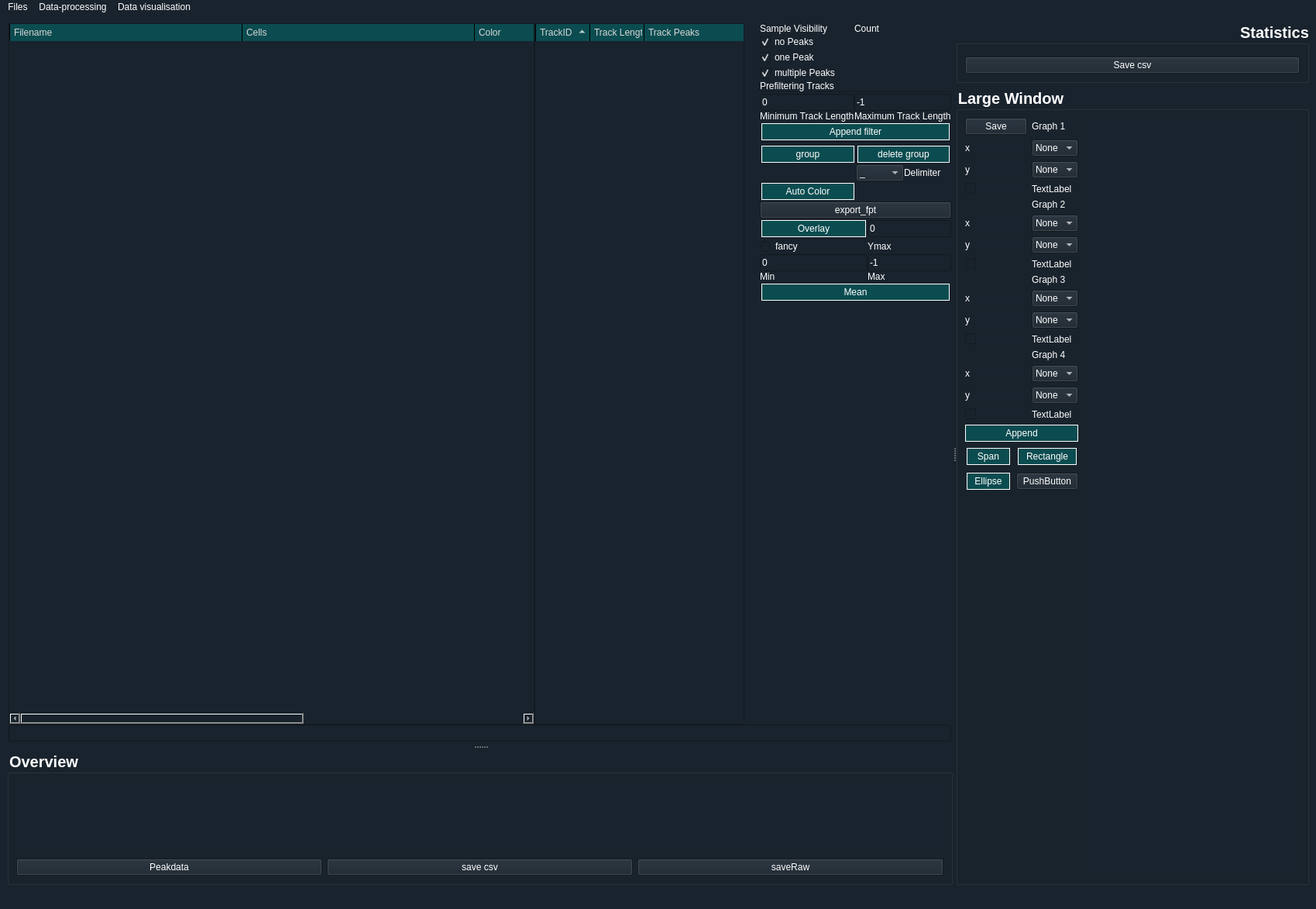
<?xml version="1.0" encoding="UTF-8"?>
<ui version="4.0">
 <class>MainWindow</class>
 <widget class="QMainWindow" name="MainWindow">
  <property name="geometry">
   <rect>
    <x>0</x>
    <y>0</y>
    <width>1699</width>
    <height>1173</height>
   </rect>
  </property>
  <property name="sizePolicy">
   <sizepolicy hsizetype="Expanding" vsizetype="Maximum">
    <horstretch>0</horstretch>
    <verstretch>0</verstretch>
   </sizepolicy>
  </property>
  <property name="windowTitle">
   <string>MainWindow</string>
  </property>
  <property name="styleSheet">
   <string notr="true">background-color: rgb(25, 35, 45); color: rgb(255,255,255);</string>
  </property>
  <widget class="QWidget" name="centralwidget">
   <property name="styleSheet">
    <string notr="true">background-color: rgb(25, 35, 45)&lt;;</string>
   </property>
   <layout class="QHBoxLayout" name="horizontalLayout">
    <item>
     <widget class="QSplitter" name="splitter_2">
      <property name="orientation">
       <enum>Qt::Horizontal</enum>
      </property>
      <widget class="QSplitter" name="splitter">
       <property name="baseSize">
        <size>
         <width>0</width>
         <height>0</height>
        </size>
       </property>
       <property name="autoFillBackground">
        <bool>false</bool>
       </property>
       <property name="styleSheet">
        <string notr="true">color: rgb(255,255,255);</string>
       </property>
       <property name="frameShape">
        <enum>QFrame::NoFrame</enum>
       </property>
       <property name="orientation">
        <enum>Qt::Vertical</enum>
       </property>
       <property name="opaqueResize">
        <bool>true</bool>
       </property>
       <property name="handleWidth">
        <number>10</number>
       </property>
       <property name="childrenCollapsible">
        <bool>true</bool>
       </property>
       <widget class="QFrame" name="frame_3">
        <property name="sizePolicy">
         <sizepolicy hsizetype="Preferred" vsizetype="Preferred">
          <horstretch>0</horstretch>
          <verstretch>1</verstretch>
         </sizepolicy>
        </property>
        <property name="baseSize">
         <size>
          <width>0</width>
          <height>200</height>
         </size>
        </property>
        <property name="font">
         <font>
          <family>MS Sans Serif</family>
          <pointsize>15</pointsize>
          <weight>75</weight>
          <bold>true</bold>
         </font>
        </property>
        <property name="styleSheet">
         <string notr="true"/>
        </property>
        <layout class="QVBoxLayout" name="verticalLayout_7" stretch="1,0">
         <property name="spacing">
          <number>0</number>
         </property>
         <property name="leftMargin">
          <number>2</number>
         </property>
         <property name="topMargin">
          <number>2</number>
         </property>
         <property name="rightMargin">
          <number>2</number>
         </property>
         <property name="bottomMargin">
          <number>2</number>
         </property>
         <item>
          <layout class="QHBoxLayout" name="horizontalLayout_2" stretch="5,2,0">
           <item>
            <widget class="QTreeWidget" name="fileTree">
             <property name="sizePolicy">
              <sizepolicy hsizetype="Expanding" vsizetype="Expanding">
               <horstretch>0</horstretch>
               <verstretch>1</verstretch>
              </sizepolicy>
             </property>
             <property name="minimumSize">
              <size>
               <width>0</width>
               <height>0</height>
              </size>
             </property>
             <property name="layoutDirection">
              <enum>Qt::LeftToRight</enum>
             </property>
             <property name="styleSheet">
              <string notr="true">QHeaderView::section {background-color: rgb(11, 76, 80);
color: rgb(215, 215, 215);
border-style: solid;
border-width:0px;
border-left-width: 1px;
padding: 2px;
padding-left: 5px;

}</string>
             </property>
             <property name="sizeAdjustPolicy">
              <enum>QAbstractScrollArea::AdjustToContents</enum>
             </property>
             <property name="editTriggers">
              <set>QAbstractItemView::DoubleClicked|QAbstractItemView::EditKeyPressed|QAbstractItemView::SelectedClicked</set>
             </property>
             <property name="selectionMode">
              <enum>QAbstractItemView::ExtendedSelection</enum>
             </property>
             <property name="itemsExpandable">
              <bool>true</bool>
             </property>
             <property name="headerHidden">
              <bool>false</bool>
             </property>
             <property name="columnCount">
              <number>4</number>
             </property>
             <attribute name="headerCascadingSectionResizes">
              <bool>false</bool>
             </attribute>
             <attribute name="headerMinimumSectionSize">
              <number>10</number>
             </attribute>
             <attribute name="headerDefaultSectionSize">
              <number>300</number>
             </attribute>
             <attribute name="headerShowSortIndicator" stdset="0">
              <bool>false</bool>
             </attribute>
             <attribute name="headerStretchLastSection">
              <bool>true</bool>
             </attribute>
             <column>
              <property name="text">
               <string>Filename</string>
              </property>
             </column>
             <column>
              <property name="text">
               <string>Cells</string>
              </property>
             </column>
             <column>
              <property name="text">
               <string>Color</string>
              </property>
             </column>
             <column>
              <property name="text">
               <string>Show</string>
              </property>
             </column>
            </widget>
           </item>
           <item>
            <widget class="QTreeWidget" name="cellTree">
             <property name="autoFillBackground">
              <bool>true</bool>
             </property>
             <property name="styleSheet">
              <string notr="true">QHeaderView::section {background-color: rgb(11, 76, 80);
color: rgb(215, 215, 215);
border-style: solid;
border-width:0px;
border-left-width: 1px;
padding: 2px;
padding-left: 5px;

}</string>
             </property>
             <property name="verticalScrollBarPolicy">
              <enum>Qt::ScrollBarAsNeeded</enum>
             </property>
             <property name="horizontalScrollBarPolicy">
              <enum>Qt::ScrollBarAlwaysOff</enum>
             </property>
             <property name="sizeAdjustPolicy">
              <enum>QAbstractScrollArea::AdjustToContents</enum>
             </property>
             <property name="autoScroll">
              <bool>true</bool>
             </property>
             <property name="sortingEnabled">
              <bool>true</bool>
             </property>
             <property name="columnCount">
              <number>3</number>
             </property>
             <attribute name="headerDefaultSectionSize">
              <number>70</number>
             </attribute>
             <column>
              <property name="text">
               <string>TrackID</string>
              </property>
             </column>
             <column>
              <property name="text">
               <string>Track Length</string>
              </property>
             </column>
             <column>
              <property name="text">
               <string>Track Peaks</string>
              </property>
             </column>
            </widget>
           </item>
           <item>
            <layout class="QGridLayout" name="gridLayout">
             <property name="sizeConstraint">
              <enum>QLayout::SetDefaultConstraint</enum>
             </property>
             <property name="leftMargin">
              <number>20</number>
             </property>
             <item row="7" column="0">
              <widget class="Line" name="line_3">
               <property name="orientation">
                <enum>Qt::Horizontal</enum>
               </property>
              </widget>
             </item>
             <item row="6" column="0">
              <widget class="QPushButton" name="filtertracklen_pushButton">
               <property name="styleSheet">
                <string notr="true">QPushButton:hover {
    background-color:rgb(17, 117, 122)

}
QPushButton:pressed {
    background-color:rgb(30, 208, 217)

}

QPushButton {
background-color:rgb(11, 76, 80);
border:1px solid white; 
padding:3px;
margin: 2px;

}</string>
               </property>
               <property name="text">
                <string>Append filter</string>
               </property>
              </widget>
             </item>
             <item row="9" column="0">
              <layout class="QGridLayout" name="gridLayout_4">
               <property name="sizeConstraint">
                <enum>QLayout::SetDefaultConstraint</enum>
               </property>
               <item row="2" column="1">
                <layout class="QHBoxLayout" name="horizontalLayout_3">
                 <property name="sizeConstraint">
                  <enum>QLayout::SetMinimumSize</enum>
                 </property>
                 <item>
                  <widget class="QComboBox" name="groupingDelimiter">
                   <item>
                    <property name="text">
                     <string>_</string>
                    </property>
                   </item>
                   <item>
                    <property name="text">
                     <string>,</string>
                    </property>
                   </item>
                   <item>
                    <property name="text">
                     <string>;</string>
                    </property>
                   </item>
                   <item>
                    <property name="text">
                     <string>-</string>
                    </property>
                   </item>
                  </widget>
                 </item>
                 <item>
                  <widget class="QLabel" name="label">
                   <property name="sizePolicy">
                    <sizepolicy hsizetype="Minimum" vsizetype="Preferred">
                     <horstretch>0</horstretch>
                     <verstretch>0</verstretch>
                    </sizepolicy>
                   </property>
                   <property name="text">
                    <string>Delimiter</string>
                   </property>
                  </widget>
                 </item>
                </layout>
               </item>
               <item row="0" column="0">
                <widget class="QPushButton" name="group_Button">
                 <property name="sizePolicy">
                  <sizepolicy hsizetype="Expanding" vsizetype="Minimum">
                   <horstretch>0</horstretch>
                   <verstretch>0</verstretch>
                  </sizepolicy>
                 </property>
                 <property name="styleSheet">
                  <string notr="true">QPushButton:hover {
    background-color:rgb(17, 117, 122)

}
QPushButton:pressed {
    background-color:rgb(30, 208, 217)

}

QPushButton {
background-color:rgb(11, 76, 80);
border:1px solid white; 
padding:3px;
margin: 2px;

}</string>
                 </property>
                 <property name="text">
                  <string>group</string>
                 </property>
                </widget>
               </item>
               <item row="2" column="0">
                <spacer name="horizontalSpacer">
                 <property name="orientation">
                  <enum>Qt::Horizontal</enum>
                 </property>
                 <property name="sizeHint" stdset="0">
                  <size>
                   <width>40</width>
                   <height>20</height>
                  </size>
                 </property>
                </spacer>
               </item>
               <item row="0" column="1">
                <widget class="QPushButton" name="removeGroup_Button">
                 <property name="sizePolicy">
                  <sizepolicy hsizetype="Expanding" vsizetype="Fixed">
                   <horstretch>0</horstretch>
                   <verstretch>0</verstretch>
                  </sizepolicy>
                 </property>
                 <property name="styleSheet">
                  <string notr="true">QPushButton:hover {
    background-color:rgb(17, 117, 122)

}
QPushButton:pressed {
    background-color:rgb(30, 208, 217)

}

QPushButton {
background-color:rgb(11, 76, 80);
border:1px solid white; 
padding:3px;
margin: 2px;

}</string>
                 </property>
                 <property name="text">
                  <string>delete group</string>
                 </property>
                </widget>
               </item>
               <item row="3" column="0">
                <widget class="QPushButton" name="autoColor_pushButton">
                 <property name="focusPolicy">
                  <enum>Qt::WheelFocus</enum>
                 </property>
                 <property name="autoFillBackground">
                  <bool>false</bool>
                 </property>
                 <property name="styleSheet">
                  <string notr="true">QPushButton:hover {
    background-color:rgb(17, 117, 122)

}
QPushButton:pressed {
    background-color:rgb(30, 208, 217)

}

QPushButton {
background-color:rgb(11, 76, 80);
border:1px solid white; 
padding:3px;
margin: 2px;

}</string>
                 </property>
                 <property name="text">
                  <string>Auto Color</string>
                 </property>
                 <property name="flat">
                  <bool>true</bool>
                 </property>
                </widget>
               </item>
              </layout>
             </item>
             <item row="12" column="0">
              <layout class="QGridLayout" name="gridLayout_3" columnstretch="1,0">
               <item row="4" column="0">
                <widget class="QLineEdit" name="lineEdit_overlayMinTimepoint">
                 <property name="text">
                  <string>0</string>
                 </property>
                </widget>
               </item>
               <item row="2" column="1">
                <widget class="QLineEdit" name="lineEdit_overlayYmax">
                 <property name="text">
                  <string>0</string>
                 </property>
                </widget>
               </item>
               <item row="3" column="0">
                <widget class="QRadioButton" name="radioButton_fancyOverlay">
                 <property name="text">
                  <string>fancy</string>
                 </property>
                </widget>
               </item>
               <item row="3" column="1">
                <widget class="QLabel" name="label_7">
                 <property name="text">
                  <string>Ymax</string>
                 </property>
                </widget>
               </item>
               <item row="4" column="1">
                <widget class="QLineEdit" name="lineEdit_overlayMaxTimepoint">
                 <property name="text">
                  <string>-1</string>
                 </property>
                </widget>
               </item>
               <item row="2" column="0">
                <widget class="QPushButton" name="overlay_Button">
                 <property name="styleSheet">
                  <string notr="true">QPushButton:hover {
    background-color:rgb(17, 117, 122)

}
QPushButton:pressed {
    background-color:rgb(30, 208, 217)

}

QPushButton {
background-color:rgb(11, 76, 80);
border:1px solid white; 
padding:3px;
margin: 2px;

}</string>
                 </property>
                 <property name="text">
                  <string>Overlay</string>
                 </property>
                </widget>
               </item>
               <item row="5" column="1">
                <widget class="QLabel" name="label_16">
                 <property name="text">
                  <string>Max</string>
                 </property>
                </widget>
               </item>
               <item row="5" column="0">
                <widget class="QLabel" name="label_17">
                 <property name="text">
                  <string>Min</string>
                 </property>
                </widget>
               </item>
              </layout>
             </item>
             <item row="11" column="0">
              <widget class="QPushButton" name="pushButton_exportProperty">
               <property name="text">
                <string>export_fpt</string>
               </property>
              </widget>
             </item>
             <item row="15" column="0">
              <widget class="QPushButton" name="mean_Button">
               <property name="styleSheet">
                <string notr="true">QPushButton:hover {
    background-color:rgb(17, 117, 122)

}
QPushButton:pressed {
    background-color:rgb(30, 208, 217)

}

QPushButton {
background-color:rgb(11, 76, 80);
border:1px solid white; 
padding:3px;
margin: 2px;

}</string>
               </property>
               <property name="text">
                <string>Mean</string>
               </property>
              </widget>
             </item>
             <item row="18" column="0">
              <spacer name="verticalSpacer">
               <property name="orientation">
                <enum>Qt::Vertical</enum>
               </property>
               <property name="sizeHint" stdset="0">
                <size>
                 <width>10</width>
                 <height>40</height>
                </size>
               </property>
              </spacer>
             </item>
             <item row="5" column="0">
              <layout class="QGridLayout" name="gridLayout_2">
               <property name="sizeConstraint">
                <enum>QLayout::SetDefaultConstraint</enum>
               </property>
               <item row="4" column="0">
                <widget class="QLabel" name="label_5">
                 <property name="text">
                  <string>Prefiltering Tracks</string>
                 </property>
                </widget>
               </item>
               <item row="1" column="0">
                <widget class="QCheckBox" name="noPeak_checkBox">
                 <property name="enabled">
                  <bool>false</bool>
                 </property>
                 <property name="text">
                  <string>no Peaks</string>
                 </property>
                 <property name="checked">
                  <bool>true</bool>
                 </property>
                </widget>
               </item>
               <item row="6" column="1">
                <widget class="QLineEdit" name="maxTracklen_QLine">
                 <property name="text">
                  <string>-1</string>
                 </property>
                </widget>
               </item>
               <item row="3" column="0">
                <widget class="QCheckBox" name="multiPeak_checkBox">
                 <property name="enabled">
                  <bool>false</bool>
                 </property>
                 <property name="text">
                  <string>multiple Peaks</string>
                 </property>
                 <property name="checked">
                  <bool>true</bool>
                 </property>
                </widget>
               </item>
               <item row="7" column="1">
                <widget class="QLabel" name="max_track_length_label">
                 <property name="text">
                  <string>Maximum Track Length</string>
                 </property>
                </widget>
               </item>
               <item row="7" column="0">
                <widget class="QLabel" name="Min_track_length_label">
                 <property name="text">
                  <string>Minimum Track Length</string>
                 </property>
                </widget>
               </item>
               <item row="0" column="0">
                <widget class="QLabel" name="sample_vis_label">
                 <property name="text">
                  <string>Sample Visibility</string>
                 </property>
                </widget>
               </item>
               <item row="0" column="1">
                <widget class="QLabel" name="Count_label">
                 <property name="text">
                  <string>Count</string>
                 </property>
                </widget>
               </item>
               <item row="6" column="0">
                <widget class="QLineEdit" name="minTracklen_QLine">
                 <property name="text">
                  <string>0</string>
                 </property>
                </widget>
               </item>
               <item row="2" column="0">
                <widget class="QCheckBox" name="onePeak_checkBox">
                 <property name="enabled">
                  <bool>false</bool>
                 </property>
                 <property name="text">
                  <string>one Peak</string>
                 </property>
                 <property name="checked">
                  <bool>true</bool>
                 </property>
                </widget>
               </item>
               <item row="5" column="0">
                <widget class="Line" name="line">
                 <property name="styleSheet">
                  <string notr="true">color: rgb(255,255,255);</string>
                 </property>
                 <property name="orientation">
                  <enum>Qt::Horizontal</enum>
                 </property>
                </widget>
               </item>
               <item row="5" column="1">
                <widget class="Line" name="line_2">
                 <property name="styleSheet">
                  <string notr="true">color: rgb(255,255,255);</string>
                 </property>
                 <property name="orientation">
                  <enum>Qt::Horizontal</enum>
                 </property>
                </widget>
               </item>
               <item row="1" column="1">
                <widget class="QLabel" name="noPeak_count_label">
                 <property name="text">
                  <string/>
                 </property>
                </widget>
               </item>
               <item row="2" column="1">
                <widget class="QLabel" name="onePeak_count_label">
                 <property name="text">
                  <string/>
                 </property>
                </widget>
               </item>
               <item row="3" column="1">
                <widget class="QLabel" name="multiPeak_count_label">
                 <property name="text">
                  <string/>
                 </property>
                </widget>
               </item>
              </layout>
             </item>
            </layout>
           </item>
          </layout>
         </item>
         <item>
          <widget class="QProgressBar" name="progressBar">
           <property name="enabled">
            <bool>true</bool>
           </property>
           <property name="styleSheet">
            <string notr="true">margin: 5px;
QProgressbar: {background-color: rgb(0,0,0);
}
</string>
           </property>
           <property name="value">
            <number>0</number>
           </property>
           <property name="textVisible">
            <bool>false</bool>
           </property>
           <property name="invertedAppearance">
            <bool>false</bool>
           </property>
           <property name="format">
            <string>%p%</string>
           </property>
          </widget>
         </item>
        </layout>
       </widget>
       <widget class="QGroupBox" name="groupBox_4">
        <property name="sizePolicy">
         <sizepolicy hsizetype="Preferred" vsizetype="Preferred">
          <horstretch>0</horstretch>
          <verstretch>1</verstretch>
         </sizepolicy>
        </property>
        <property name="font">
         <font>
          <family>MS Sans Serif</family>
          <pointsize>15</pointsize>
          <weight>75</weight>
          <bold>true</bold>
         </font>
        </property>
        <property name="autoFillBackground">
         <bool>false</bool>
        </property>
        <property name="styleSheet">
         <string notr="true">color: rgb(255,255,255);</string>
        </property>
        <property name="title">
         <string>Overview</string>
        </property>
        <layout class="QVBoxLayout" name="verticalLayout_4">
         <item>
          <widget class="MplWidget" name="MplWidget_overview" native="true">
           <property name="autoFillBackground">
            <bool>false</bool>
           </property>
          </widget>
         </item>
         <item>
          <layout class="QGridLayout" name="gridLayout_7">
           <item row="0" column="0">
            <widget class="QPushButton" name="button_changeFractionData">
             <property name="text">
              <string>Peakdata</string>
             </property>
            </widget>
           </item>
           <item row="0" column="1">
            <widget class="QPushButton" name="pushButton_saveCSV_overview">
             <property name="text">
              <string>save csv</string>
             </property>
            </widget>
           </item>
           <item row="0" column="2">
            <widget class="QPushButton" name="pushButton_saveRaw">
             <property name="text">
              <string>saveRaw</string>
             </property>
            </widget>
           </item>
          </layout>
         </item>
        </layout>
       </widget>
      </widget>
      <widget class="QWidget" name="layoutWidget">
       <layout class="QVBoxLayout" name="verticalLayout">
        <property name="sizeConstraint">
         <enum>QLayout::SetMaximumSize</enum>
        </property>
        <item>
         <widget class="QGroupBox" name="groupBox_2">
          <property name="enabled">
           <bool>true</bool>
          </property>
          <property name="sizePolicy">
           <sizepolicy hsizetype="Preferred" vsizetype="Preferred">
            <horstretch>0</horstretch>
            <verstretch>0</verstretch>
           </sizepolicy>
          </property>
          <property name="baseSize">
           <size>
            <width>0</width>
            <height>200</height>
           </size>
          </property>
          <property name="font">
           <font>
            <family>MS Sans Serif</family>
            <pointsize>15</pointsize>
            <weight>75</weight>
            <bold>true</bold>
           </font>
          </property>
          <property name="styleSheet">
           <string notr="true">color: rgb(255,255,255); </string>
          </property>
          <property name="title">
           <string>Statistics</string>
          </property>
          <property name="alignment">
           <set>Qt::AlignRight|Qt::AlignTrailing|Qt::AlignVCenter</set>
          </property>
          <layout class="QVBoxLayout" name="verticalLayout_2">
           <item>
            <widget class="MplWidget" name="MplWidget_GateResults" native="true"/>
           </item>
           <item>
            <widget class="QPushButton" name="pushButton_saveCSV_stats">
             <property name="text">
              <string>Save csv</string>
             </property>
            </widget>
           </item>
          </layout>
         </widget>
        </item>
        <item>
         <widget class="QGroupBox" name="groupBox">
          <property name="sizePolicy">
           <sizepolicy hsizetype="Expanding" vsizetype="Preferred">
            <horstretch>0</horstretch>
            <verstretch>0</verstretch>
           </sizepolicy>
          </property>
          <property name="font">
           <font>
            <family>MS Sans Serif</family>
            <pointsize>15</pointsize>
            <weight>75</weight>
            <bold>true</bold>
            <stylestrategy>PreferAntialias</stylestrategy>
           </font>
          </property>
          <property name="styleSheet">
           <string notr="true">color: rgb(255,255,255);</string>
          </property>
          <property name="title">
           <string>Large Window</string>
          </property>
          <layout class="QHBoxLayout" name="horizontalLayout_5" stretch="0,1">
           <item>
            <layout class="QVBoxLayout" name="verticalLayout_5">
             <item>
              <layout class="QGridLayout" name="gridLayout_5">
               <item row="9" column="0">
                <widget class="QLabel" name="label_3">
                 <property name="text">
                  <string>y</string>
                 </property>
                 <property name="scaledContents">
                  <bool>true</bool>
                 </property>
                </widget>
               </item>
               <item row="9" column="1">
                <widget class="QComboBox" name="stats2_y">
                 <property name="sizeAdjustPolicy">
                  <enum>QComboBox::AdjustToContents</enum>
                 </property>
                 <item>
                  <property name="text">
                   <string>None</string>
                  </property>
                 </item>
                 <item>
                  <property name="text">
                   <string>hist</string>
                  </property>
                 </item>
                </widget>
               </item>
               <item row="17" column="0">
                <widget class="QLabel" name="label_14">
                 <property name="text">
                  <string>x</string>
                 </property>
                 <property name="scaledContents">
                  <bool>true</bool>
                 </property>
                </widget>
               </item>
               <item row="5" column="1">
                <widget class="QLabel" name="label_9">
                 <property name="text">
                  <string>Graph 2</string>
                 </property>
                </widget>
               </item>
               <item row="19" column="1">
                <widget class="QLabel" name="textLabel_g4">
                 <property name="text">
                  <string>TextLabel</string>
                 </property>
                </widget>
               </item>
               <item row="12" column="1">
                <widget class="QComboBox" name="stats3_x">
                 <property name="sizeAdjustPolicy">
                  <enum>QComboBox::AdjustToContents</enum>
                 </property>
                 <item>
                  <property name="text">
                   <string>None</string>
                  </property>
                 </item>
                </widget>
               </item>
               <item row="12" column="0">
                <widget class="QLabel" name="label_12">
                 <property name="text">
                  <string>x</string>
                 </property>
                 <property name="scaledContents">
                  <bool>true</bool>
                 </property>
                </widget>
               </item>
               <item row="17" column="1">
                <widget class="QComboBox" name="stats4_x">
                 <property name="sizeAdjustPolicy">
                  <enum>QComboBox::AdjustToContents</enum>
                 </property>
                 <item>
                  <property name="text">
                   <string>None</string>
                  </property>
                 </item>
                </widget>
               </item>
               <item row="1" column="1">
                <widget class="QComboBox" name="stats1_x">
                 <property name="sizeAdjustPolicy">
                  <enum>QComboBox::AdjustToContents</enum>
                 </property>
                 <item>
                  <property name="text">
                   <string>None</string>
                  </property>
                 </item>
                </widget>
               </item>
               <item row="15" column="1">
                <widget class="QLabel" name="textLabel_g3">
                 <property name="text">
                  <string>TextLabel</string>
                 </property>
                </widget>
               </item>
               <item row="1" column="0">
                <widget class="QLabel" name="label_8">
                 <property name="text">
                  <string>x</string>
                 </property>
                 <property name="scaledContents">
                  <bool>true</bool>
                 </property>
                </widget>
               </item>
               <item row="3" column="0">
                <widget class="QLabel" name="label_6">
                 <property name="text">
                  <string>y</string>
                 </property>
                </widget>
               </item>
               <item row="11" column="1">
                <widget class="QLabel" name="label_10">
                 <property name="text">
                  <string>Graph 3</string>
                 </property>
                </widget>
               </item>
               <item row="13" column="0">
                <widget class="QLabel" name="label_11">
                 <property name="text">
                  <string>y</string>
                 </property>
                 <property name="scaledContents">
                  <bool>true</bool>
                 </property>
                </widget>
               </item>
               <item row="7" column="1">
                <widget class="QComboBox" name="stats2_x">
                 <property name="sizePolicy">
                  <sizepolicy hsizetype="Expanding" vsizetype="Fixed">
                   <horstretch>0</horstretch>
                   <verstretch>0</verstretch>
                  </sizepolicy>
                 </property>
                 <property name="sizeAdjustPolicy">
                  <enum>QComboBox::AdjustToContents</enum>
                 </property>
                 <item>
                  <property name="text">
                   <string>None</string>
                  </property>
                 </item>
                </widget>
               </item>
               <item row="15" column="0">
                <widget class="QCheckBox" name="checkBox_useAll_g3">
                 <property name="text">
                  <string/>
                 </property>
                 <property name="tristate">
                  <bool>true</bool>
                 </property>
                </widget>
               </item>
               <item row="13" column="1">
                <widget class="QComboBox" name="stats3_y">
                 <property name="sizeAdjustPolicy">
                  <enum>QComboBox::AdjustToContents</enum>
                 </property>
                 <item>
                  <property name="text">
                   <string>None</string>
                  </property>
                 </item>
                 <item>
                  <property name="text">
                   <string>hist</string>
                  </property>
                 </item>
                </widget>
               </item>
               <item row="10" column="1">
                <widget class="QLabel" name="textLabel_g2">
                 <property name="text">
                  <string>TextLabel</string>
                 </property>
                </widget>
               </item>
               <item row="19" column="0">
                <widget class="QCheckBox" name="checkBox_useAll_g4">
                 <property name="text">
                  <string/>
                 </property>
                 <property name="tristate">
                  <bool>true</bool>
                 </property>
                </widget>
               </item>
               <item row="18" column="1">
                <widget class="QComboBox" name="stats4_y">
                 <property name="sizeAdjustPolicy">
                  <enum>QComboBox::AdjustToContents</enum>
                 </property>
                 <item>
                  <property name="text">
                   <string>None</string>
                  </property>
                 </item>
                 <item>
                  <property name="text">
                   <string>hist</string>
                  </property>
                 </item>
                </widget>
               </item>
               <item row="0" column="1">
                <widget class="QLabel" name="label_4">
                 <property name="text">
                  <string>Graph 1</string>
                 </property>
                </widget>
               </item>
               <item row="3" column="1">
                <widget class="QComboBox" name="stats1_y">
                 <property name="sizePolicy">
                  <sizepolicy hsizetype="Expanding" vsizetype="Fixed">
                   <horstretch>0</horstretch>
                   <verstretch>0</verstretch>
                  </sizepolicy>
                 </property>
                 <property name="sizeAdjustPolicy">
                  <enum>QComboBox::AdjustToContents</enum>
                 </property>
                 <item>
                  <property name="text">
                   <string>None</string>
                  </property>
                 </item>
                 <item>
                  <property name="text">
                   <string>hist</string>
                  </property>
                 </item>
                </widget>
               </item>
               <item row="7" column="0">
                <widget class="QLabel" name="label_2">
                 <property name="text">
                  <string>x</string>
                 </property>
                 <property name="scaledContents">
                  <bool>true</bool>
                 </property>
                </widget>
               </item>
               <item row="18" column="0">
                <widget class="QLabel" name="label_15">
                 <property name="text">
                  <string>y</string>
                 </property>
                 <property name="scaledContents">
                  <bool>true</bool>
                 </property>
                </widget>
               </item>
               <item row="16" column="1">
                <widget class="QLabel" name="label_13">
                 <property name="text">
                  <string>Graph 4</string>
                 </property>
                </widget>
               </item>
               <item row="10" column="0">
                <widget class="QCheckBox" name="checkBox_useAll_g2">
                 <property name="text">
                  <string/>
                 </property>
                 <property name="tristate">
                  <bool>true</bool>
                 </property>
                </widget>
               </item>
               <item row="4" column="1">
                <widget class="QLabel" name="textLabel_g1">
                 <property name="text">
                  <string>TextLabel</string>
                 </property>
                </widget>
               </item>
               <item row="4" column="0">
                <widget class="QCheckBox" name="checkBox_useAll_g1">
                 <property name="text">
                  <string/>
                 </property>
                 <property name="tristate">
                  <bool>true</bool>
                 </property>
                </widget>
               </item>
               <item row="0" column="0">
                <widget class="QPushButton" name="pushButton_saveDataG1">
                 <property name="text">
                  <string>Save</string>
                 </property>
                </widget>
               </item>
              </layout>
             </item>
             <item>
              <widget class="QPushButton" name="statsAppend_Button">
               <property name="styleSheet">
                <string notr="true">QPushButton:hover {
    background-color:rgb(17, 117, 122)

}
QPushButton:pressed {
    background-color:rgb(30, 208, 217)

}

QPushButton {
background-color:rgb(11, 76, 80);
border:1px solid white; 
padding:3px;

}</string>
               </property>
               <property name="text">
                <string>Append</string>
               </property>
              </widget>
             </item>
             <item>
              <layout class="QGridLayout" name="gridLayout_6" rowstretch="0,0" columnstretch="1,0">
               <item row="0" column="0">
                <widget class="QPushButton" name="spanSelector_pushButton">
                 <property name="styleSheet">
                  <string notr="true">QPushButton:hover {
    background-color:rgb(17, 117, 122)

}
QPushButton:Checked {
    background-color:rgb(30, 208, 217)

}

QPushButton {
background-color:rgb(11, 76, 80);
border:1px solid white; 
padding:3px;
margin: 2px;

}</string>
                 </property>
                 <property name="text">
                  <string>Span</string>
                 </property>
                 <property name="checkable">
                  <bool>true</bool>
                 </property>
                </widget>
               </item>
               <item row="1" column="0">
                <widget class="QPushButton" name="ellipseSelector_pushButton">
                 <property name="styleSheet">
                  <string notr="true">QPushButton:hover {
    background-color:rgb(17, 117, 122)

}
QPushButton:Checked {
    background-color:rgb(30, 208, 217)

}

QPushButton {
background-color:rgb(11, 76, 80);
border:1px solid white; 
padding:3px;
margin: 2px;

}</string>
                 </property>
                 <property name="text">
                  <string>Ellipse</string>
                 </property>
                 <property name="checkable">
                  <bool>true</bool>
                 </property>
                </widget>
               </item>
               <item row="0" column="1">
                <widget class="QPushButton" name="rectangleSelector_pushButton">
                 <property name="styleSheet">
                  <string notr="true">QPushButton:hover {
    background-color:rgb(17, 117, 122)

}
QPushButton:Checked {
    background-color:rgb(30, 208, 217)

}

QPushButton {
background-color:rgb(11, 76, 80);
border:1px solid white; 
padding:3px;
margin: 2px;

}</string>
                 </property>
                 <property name="text">
                  <string>Rectangle</string>
                 </property>
                 <property name="checkable">
                  <bool>true</bool>
                 </property>
                </widget>
               </item>
               <item row="1" column="1">
                <widget class="QPushButton" name="pushButton_4">
                 <property name="text">
                  <string>PushButton</string>
                 </property>
                </widget>
               </item>
              </layout>
             </item>
             <item>
              <spacer name="verticalSpacer_2">
               <property name="orientation">
                <enum>Qt::Vertical</enum>
               </property>
               <property name="sizeHint" stdset="0">
                <size>
                 <width>20</width>
                 <height>40</height>
                </size>
               </property>
              </spacer>
             </item>
            </layout>
           </item>
           <item>
            <widget class="MplWidget" name="MplWidget_Datastats" native="true">
             <property name="sizePolicy">
              <sizepolicy hsizetype="Minimum" vsizetype="Expanding">
               <horstretch>0</horstretch>
               <verstretch>0</verstretch>
              </sizepolicy>
             </property>
             <property name="autoFillBackground">
              <bool>false</bool>
             </property>
            </widget>
           </item>
          </layout>
         </widget>
        </item>
       </layout>
      </widget>
     </widget>
    </item>
   </layout>
  </widget>
  <widget class="QMenuBar" name="menubar">
   <property name="geometry">
    <rect>
     <x>0</x>
     <y>0</y>
     <width>1699</width>
     <height>21</height>
    </rect>
   </property>
   <property name="focusPolicy">
    <enum>Qt::NoFocus</enum>
   </property>
   <property name="styleSheet">
    <string notr="true">selection-color: rgb(149, 146, 188);</string>
   </property>
   <widget class="QMenu" name="menuFiles">
    <property name="font">
     <font>
      <strikeout>false</strikeout>
     </font>
    </property>
    <property name="focusPolicy">
     <enum>Qt::ClickFocus</enum>
    </property>
    <property name="autoFillBackground">
     <bool>false</bool>
    </property>
    <property name="styleSheet">
     <string notr="true">border: 1px solid white; selection-border-color: rgb(149, 146, 188); </string>
    </property>
    <property name="title">
     <string>Files</string>
    </property>
    <addaction name="actionOpen"/>
   </widget>
   <widget class="QMenu" name="menuPre_processing">
    <property name="title">
     <string>Data-processing</string>
    </property>
    <addaction name="actionPre_processing"/>
    <addaction name="actionPeak_finding"/>
   </widget>
   <widget class="QMenu" name="menuData_visualisation">
    <property name="title">
     <string>Data visualisation</string>
    </property>
    <addaction name="actionTimeSeries"/>
   </widget>
   <addaction name="menuFiles"/>
   <addaction name="menuPre_processing"/>
   <addaction name="menuData_visualisation"/>
  </widget>
  <widget class="QStatusBar" name="statusbar"/>
  <action name="actionOpen">
   <property name="text">
    <string>Open</string>
   </property>
  </action>
  <action name="actionPre_processing">
   <property name="text">
    <string>Pre-processing</string>
   </property>
  </action>
  <action name="actionPeak_finding">
   <property name="text">
    <string>Peak-finding</string>
   </property>
  </action>
  <action name="actionpeak_percentiles">
   <property name="text">
    <string>peak_percentiles</string>
   </property>
  </action>
  <action name="actionTimeSeries">
   <property name="text">
    <string>Timeseries</string>
   </property>
  </action>
 </widget>
 <customwidgets>
  <customwidget>
   <class>MplWidget</class>
   <extends>QWidget</extends>
   <header>mplwidget.h</header>
   <container>1</container>
  </customwidget>
 </customwidgets>
 <resources/>
 <connections/>
</ui>
